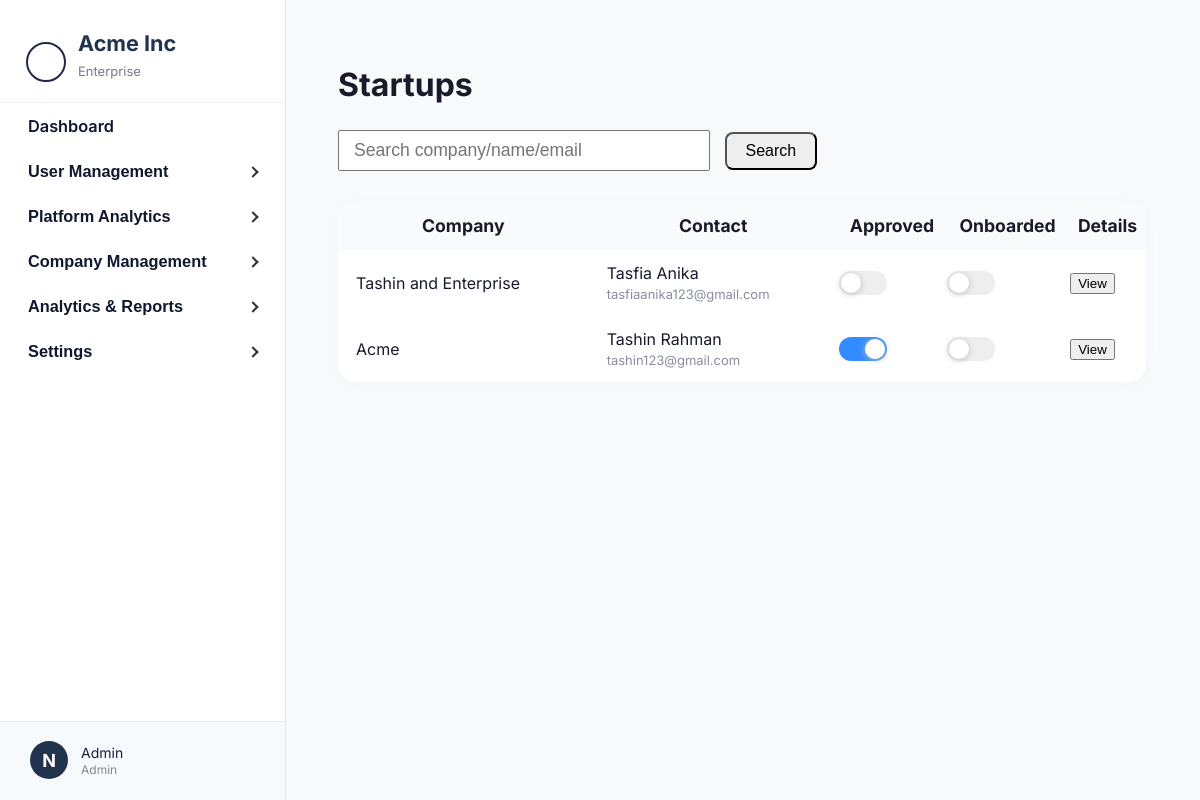
Page /api/admin-dashboard/startup-users/ (signed in) on the earlier database version.
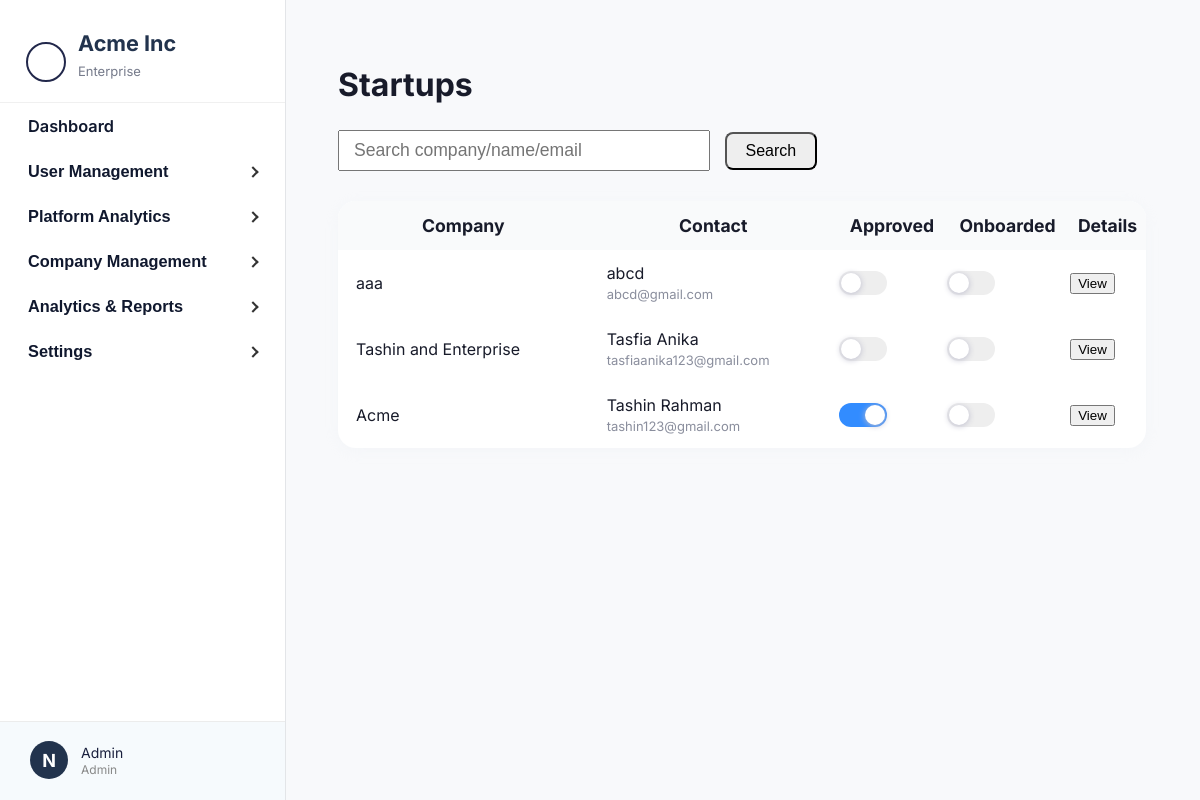
Same page on the later database version.
### core/models.py (models this page shows, shortened)
class StartupProfile(models.Model):
    user = models.OneToOneField(User, on_delete=models.CASCADE, related_name='startup_profile')
    startup_name = models.CharField(max_length=150)
    role = models.CharField(max_length=100)
    email = models.EmailField()
    website = models.CharField(max_length=255)
    heard_about = models.CharField(max_length=50)
    description = models.TextField()
    audience = models.TextField()
    tech_component = models.TextField()
    your_edge = models.TextField()
    pitch_deck_url = models.CharField(max_length=255)
    startup_stage = models.CharField(max_length=50)
    problem = models.TextField()
    solution = models.TextField()
    market_research = models.CharField(max_length=20)
    business_model_mind = models.CharField(max_length=50)
    working_time = models.CharField(max_length=50)
    cofounder = models.CharField(max_length=20)
    support_needed = models.TextField()
    has_mvp = models.CharField(max_length=10)
    tested_with_customers = models.CharField(max_length=10)
    funding_source = models.CharField(max_length=100)
    early_users = models.CharField(max_length=10)
    generated_revenue = models.CharField(max_length=20)
    stage3_challenges = models.TextField()
    stage3_support = models.TextField()
    business_model = models.TextField()
    paying_customers = models.CharField(max_length=50)
    annual_revenue_4 = models.CharField(max_length=50)
    external_funding = models.CharField(max_length=50)
    acquisition_strategies = models.TextField()
    team_size = models.CharField(max_length=50)
    stage4_challenges = models.TextField()
    stage4_support = models.TextField()
    annual_revenue_5 = models.CharField(max_length=50)
    active_customers_5 = models.CharField(max_length=50)
    markets_operating = models.CharField(max_length=100)
    expansion_plans = models.TextField()
    stage5_challenges = models.TextField()
    is_approved = models.BooleanField(default=False)
    is_onboarded = models.BooleanField(default=False)
    submitted_at = models.DateTimeField(auto_now_add=True)

### core/views.py (the view)
# urls.py: path('admin-dashboard/startup-users/', startup_users_admin, name='startup_users'),
@staff_member_required
def startup_users_admin(request):
    startups = StartupProfile.objects.all().select_related('user').order_by('-submitted_at')
    if request.headers.get("HX-Request") == "true":
        return render(request, "admin_partials/admin_startup_users_partial.html", {"startups": startups})
    else:
        return render(request, 'admin_startup_users.html', {
        'startups': startups
    })

### core/templates/admin_startup_users.html (shortened to what this page needs)
{% extends "admin_base.html" %}
{% load static %}
{% load startup_extras %}
{% block content %}
<h2 style="font-size: 2rem; font-weight: 700;">Startups</h2>
<div style="margin: 18px 0 30px 0;">
    <input type="text" placeholder="Search company/name/email" style="width:340px; font-size:1.1rem; padding:8px 14px;">
    <button style="padding:8px 19px; font-size:1rem; border-radius:8px; background:#eee; margin-left:10px;">Search</button>
</div>
<table style="width: 100%; background:#fff; border-radius:18px; box-shadow: 0 3px 16px #e2e7ee2a; border-collapse:separate; border-spacing:0; overflow: hidden;">
    <thead>
        <tr style="font-weight:600; font-size:1.1rem; background: #f9fafb;">
            <th style="padding:14px 18px;">Company</th>
            <th style="padding:14px 18px;">Contact</th>
            <th>Approved</th>
            <th>Onboarded</th>
            <th>Details</th>
        </tr>
    </thead>
    <tbody>
        {% for s in startups %}
        <tr style="border-bottom:1.5px solid #f1f1f5;">
            <td style="padding:13px 18px;">{{ s.startup_name }}</td>
            <td style="padding:13px 18px;">
                {{ s.user.first_name }}<br>
                <span style="font-size:13px;color:#8a8e9d">{{ s.user.email }}</span>
            </td>
            <td>
                <label class="switch">
                    <span class="slider"></span>
                </label>
            </td>
            <td>
                <label class="switch">
                    <span class="slider"></span>
                </label>
            </td>
            <td>
                <button class="btn view-details-btn" data-startup="{{ s|as_json|escapejs }}">View</button>
            </td>
        </tr>
        {% endfor %}
    </tbody>
</table>
{% endblock %}

Differences in the rows shown:
added StartupProfile: startup_name "aaa", user.first_name "abcd", user.email "abcd@gmail.com"
